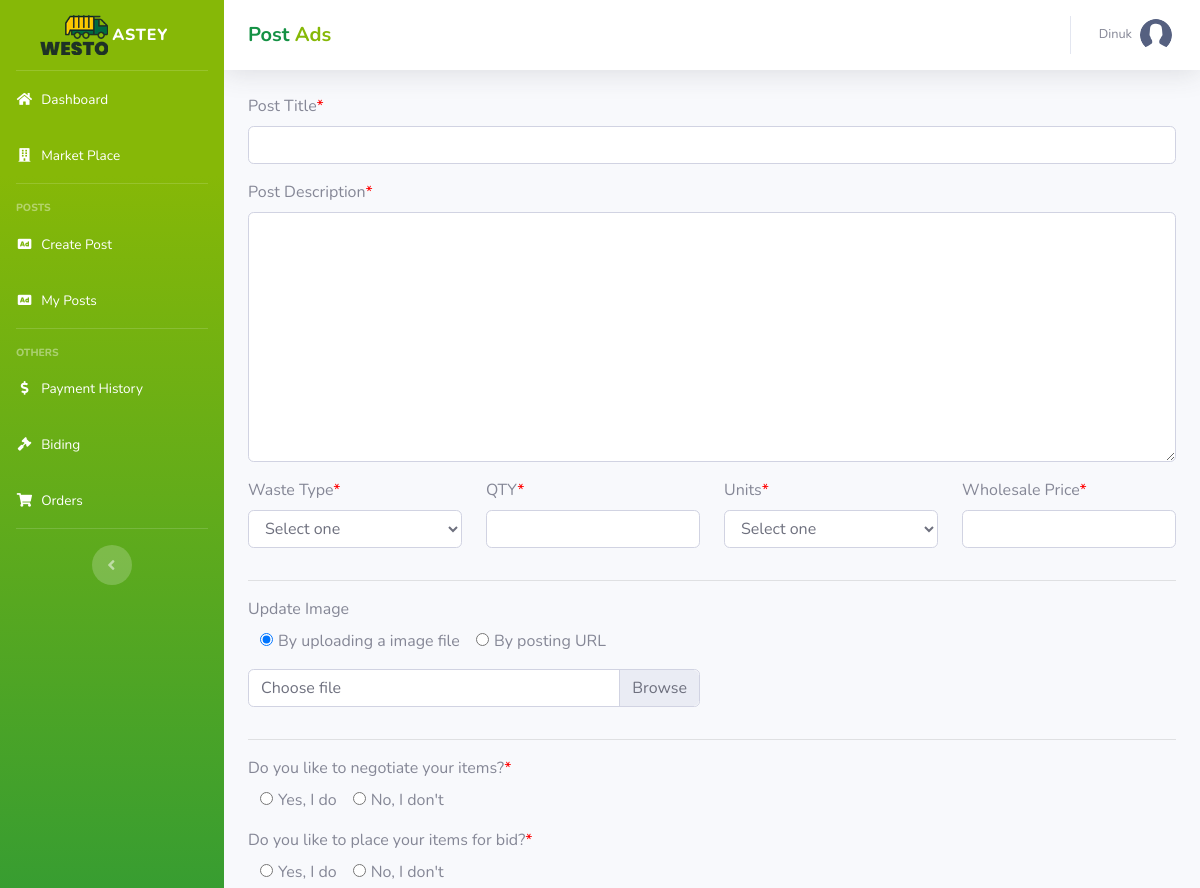
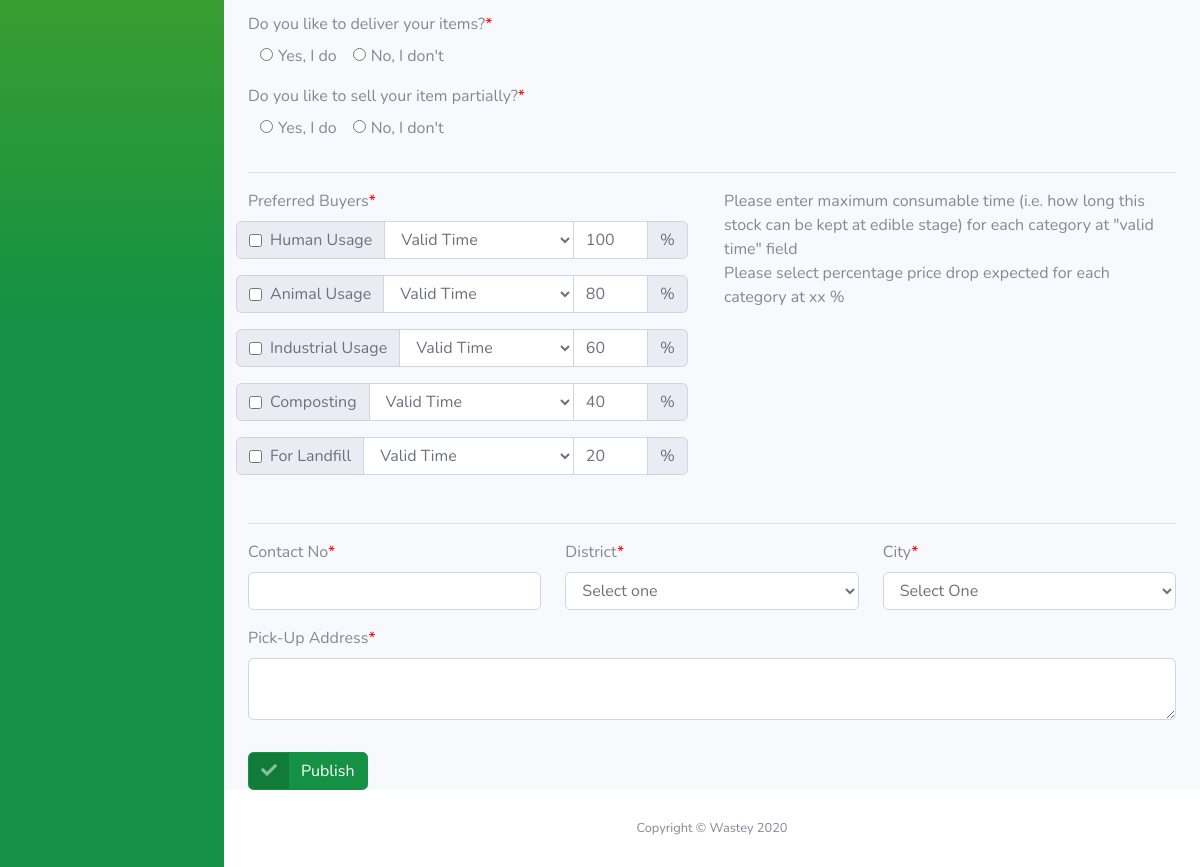
The page /profile/wastage-post.php (signed in) on the database its author committed (2 pictures, top to bottom).
### tables this page shows
CREATE TABLE `user_type` (
  `iduser_type` int NOT NULL,
  `type` varchar(45) DEFAULT NULL,
  `priority` varchar(45) DEFAULT NULL,
  `is_proof_needed` tinyint DEFAULT NULL,
  `is_selling_allowed` tinyint DEFAULT NULL,
  `discount_leverage` varchar(45) DEFAULT NULL,
  `preferred_name` varchar(45) DEFAULT NULL,
  `user_type_image` varchar(45) DEFAULT NULL,
  `status` tinyint DEFAULT NULL,
  PRIMARY KEY (`iduser_type`)
);

### profile/wastage-post.php (the view, shortened to what the rows shown need)
<?php
include_once "./classes/datacall.class.php";
$dataCalls = new datacall();
$post_code = "";
$companyTypeList = $dataCalls->loadCompanyType();
?>
<!DOCTYPE html>
<html lang="en">
<head>
    <link href="vendor/fontawesome-free/css/all.min.css" rel="stylesheet" type="text/css">
    <link href="css/sb-admin-2.min.css" rel="stylesheet">
    <link href="css/common.css" rel="stylesheet" type="text/css">
    <link href="vendor/datatables/dataTables.bootstrap4.min.css" rel="stylesheet">
</head>
<body id="page-top">
<div id="wrapper">
    <div id="content-wrapper" class="d-flex flex-column">
        <div id="content">
            <div class="container-fluid">
                <div id="newCustomer">
                    <div id="companyRegistation">
                        <form action="wastage-post.php<?= (isset($_GET['mobile_view'])) ? '?mobile_view=true' : '' ?>"
                              method="POST" enctype="multipart/form-data">
                            <div class="row">
                                <div class="col-sm-6 form-group required">
                                    <?php
                                    foreach ($companyTypeList as $result) {
                                        $responseSelectedPreferredBuyers = $dataCalls->selectedPreferredBuyers($result['iduser_type'], $post_code);
                                        ?>
                                        <div class="row input-group mb-3">
                                            <div class="input-group-prepend">
                                                <div class="input-group-text">
                                                    <input type="checkbox"
                                                           name="buyers[<?= $result['iduser_type'] ?>][check]"
                                                           id="buyers_check_<?= $result['iduser_type'] ?>"
                                                           class="mr-2"
                                                           onchange="validatePreferredBuyers(this,<?= $result['iduser_type'] ?>)"
                                                        <?= (!empty($responseSelectedPreferredBuyers)) ? 'checked' : '' ?>><?= $result["type"] ?>
                                                </div>
                                            </div>
                                            <select name="buyers[<?= $result['iduser_type'] ?>][time]"
                                                    id="buyers_time_<?= $result['iduser_type'] ?>"
                                                    class="form-select form-control datadetails">
                                                <option hidden value="">Valid Time</option>
                                            </select>
                                            <input type="text" name="buyers[<?= $result['iduser_type'] ?>][discount]"
                                                   id="buyers_discount_<?= $result['iduser_type'] ?>"
                                                   class="form-control col-sm-2"
                                                   oninput="this.value = this.value.replace(/[^0-9]/g, '');"
                                                   value="<?= $result["discount_leverage"] ?>" minlength="10"
                                                   maxlength="10" placeholder="Discount Leverage">
                                            <div class="input-group-append">
                                                <span class="input-group-text">%</span>
                                            </div>
                                        </div>
                                    <?php } ?>
                                </div>
                            </div>
                        </form>
                    </div>
                </div>
            </div>
        </div>
    </div>
</div>
</body>
</html>

### rows shown on the page
user_type: type "Human Usage", iduser_type+discount_leverage "100"
user_type: type "Animal Usage", iduser_type+discount_leverage "80"
user_type: type "Industrial Usage", iduser_type+discount_leverage "60"
user_type: type "Composting", iduser_type+discount_leverage "40"
user_type: type "For Landfill", iduser_type+discount_leverage "20"

### other values the page prints
$title_1 "Post"
$title_2 "Ads"
$_SESSION['user-name'] "Dinuk"
